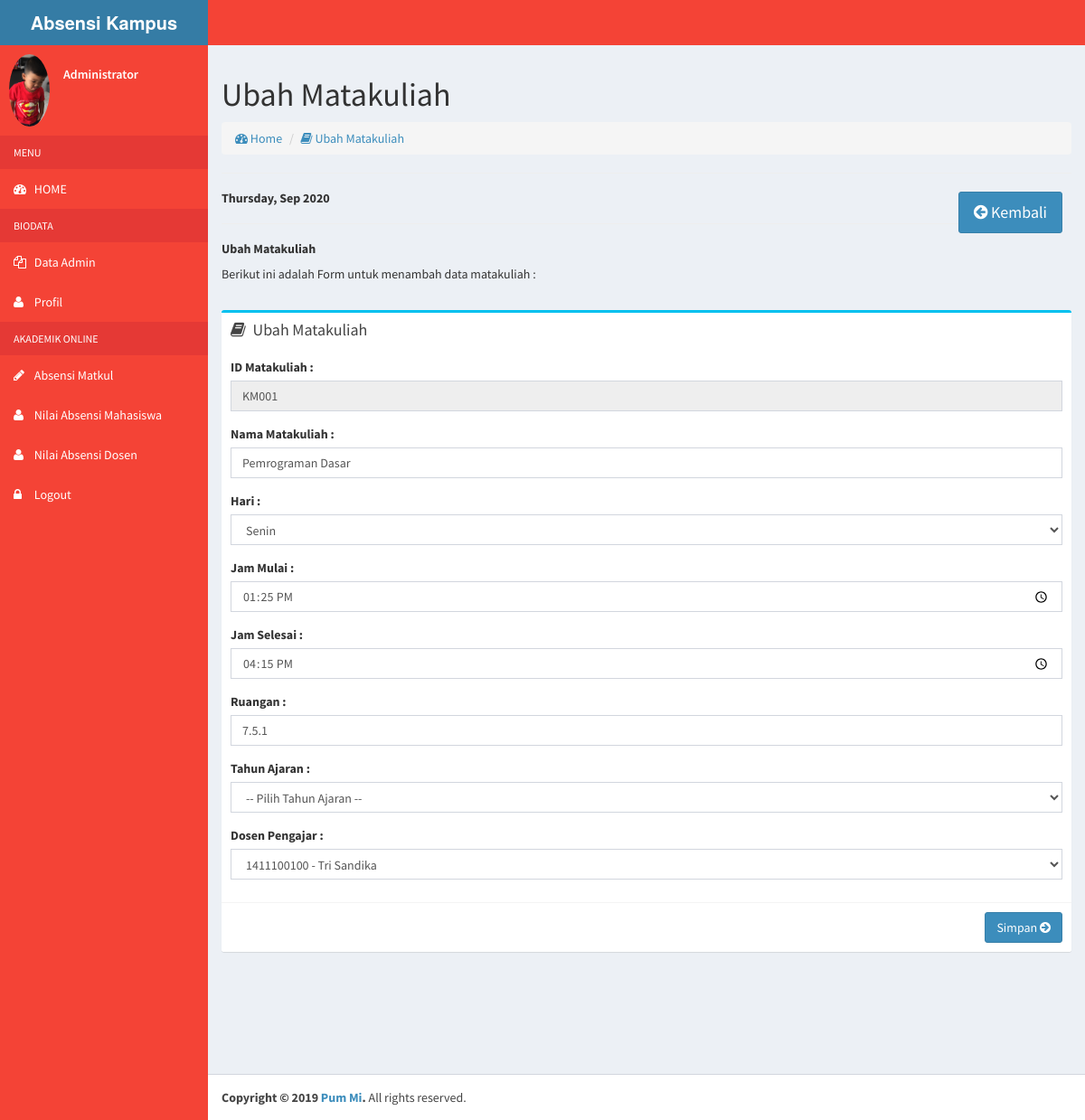
Screenshot of /kajur/dashboard/index.php?page=12&&id_matkul=KM001 (signed in) with the database file from the repository.
### tables this page shows
CREATE TABLE `matkul` (
  `id_matkul` char(5) NOT NULL DEFAULT '',
  `nm_matkul` varchar(50) NOT NULL DEFAULT '',
  `hari` varchar(20) NOT NULL DEFAULT '',
  `jam_mulai` time NOT NULL,
  `jam_selesai` time NOT NULL,
  `ruangan` varchar(20) NOT NULL DEFAULT '',
  `nid` char(10) NOT NULL DEFAULT ''
);

### kajur/include/ubah_matkul.php (the view, shortened to what this page needs)
        <h1>
          Ubah Matakuliah
        </h1>
        <ol class="breadcrumb">
          <li><a href="#"><i class="fa fa-dashboard"></i> Home</a></li>
          <li><a href="#"><i class="fa fa-book"></i> Ubah Matakuliah</a></li>
        </ol>
<hr>
  <a href="index.php?page=10" class="btn btn-primary btn-lg" style="margin-right:10px;float:right;"><i class="fa fa-arrow-circle-left"></i> Kembali</a>
<h5><b><?php echo date("l, M Y"); ?></b></h5>
<hr>
<h5><b>Ubah Matakuliah</b></h5>
<p>Berikut ini adalah Form untuk menambah data matakuliah :
</p>
<br>
  <?php
      $query = mysqli_query($conn,"SELECT * FROM matkul WHERE id_matkul='$id_matkul'");
      if ($query) {
        $rows = mysqli_fetch_array($query);
        $hri = $rows['hari'];
        switch ($hri) {
          case 'Senin':
            $include1 = "selected";
            break;
        }
      }else echo mysqli_error($conn);
  ?>
            <div class="box box-info">
              <div class="box-header">
                <i class="fa fa-book"></i>
                <h3 class="box-title">Ubah Matakuliah</h3>
              </div>
              <div class="box-body">
                <form action="" method="post">
                  <div class="form-group">
                    <label for="">ID Matakuliah : </label>
                    <input type="text" class="form-control" readonly="readonly" name="id_matkul" id="id_matkul" placeholder="ID Matakuliah" value="<?php echo $rows['id_matkul']; ?>">
                  </div>
                  <div class="form-group">
                    <label for="">Nama Matakuliah : </label>
                    <input type="text" class="form-control" name="nm_matkul" id="nm_matkul" placeholder="Nama Matakuliah" value="<?php echo $rows['nm_matkul']; ?>">
                  </div>
                  <div class="form-group">
                    <label for="">Hari : </label>
                    <select name="hari" id="hari" class="form-control">
                      <option value="Senin" <?php echo $include1; ?>>Senin</option>
                    </select>
                  </div>
                  <div class="form-group">
                    <label for="">Jam Mulai : </label>
                    <input type="time" class="form-control" name="jam_mulai" id="jam_mulai" placeholder="Jam Mulai" value="<?php echo $rows['jam_mulai']; ?>">
                  </div>
                  <div class="form-group">
                    <label for="">Jam Selesai : </label>
                    <input type="time" class="form-control" name="jam_selesai" id="jam_selesai" placeholder="Jam Selesai" value="<?php echo $rows['jam_selesai']; ?>">
                  </div>
                  <div class="form-group">
                    <label for="">Ruangan : </label>
                    <input type="text" class="form-control" name="ruang" id="ruang" placeholder="Ruangan" value="<?php echo $rows['ruangan']; ?>">
                  </div>
                  <div class="form-group">
                    <label for="">Tahun Ajaran : </label>
                    <select name="ta" id="ta" class="form-control">
                      <option value="" disabled selected>-- Pilih Tahun Ajaran --</option>
                    </select>
                  </div>
                  <div class="form-group">
                    <label for="">Dosen Pengajar : </label>
                    <select name="dosen" id="dosen" class="form-control">
                      <?php
                      $query = mysqli_query($conn,"SELECT * FROM dosen");
                      if ($query) {
                        while ($rowss = mysqli_fetch_array($query)) {
                          $selected = "";
                          if ($rows['nid'] == $rowss['nid']) {
                            $selected = "selected";
                          }
                      ?>
                      <option value="<?php echo $rowss['nid']; ?>" <?php echo $selected; ?>><?php echo $rowss['nid']; ?> - <?php echo $rowss['nm_dosen']; ?></option>
                      <?php
                        }
                      }
                      ?>
                    </select>
                  </div>
              </div>
              <div class="box-footer clearfix">
                <button class="pull-right btn btn-primary" name="simpan">Simpan <i class="fa fa-arrow-circle-right"></i></button>
              </div>
            </div>

### kajur/dashboard/index.php (shortened to what this page needs)
<?php
      include "../../koneksi/koneksi.php";
      $username = $_SESSION['admin'];
      $query = mysqli_query($conn,"SELECT * FROM admin where username='$username'");
      if ($query) {
        $data = mysqli_fetch_array($query);
      }
                $active1 = "";
                $active2 = "";
                $active3 = "";
                $includeVal = "";
                if (isset($_GET['page'])) {
                    $page = $_GET['page'];
                    switch ($page) {
                    case '12':
                      $includeVal = "../include/ubah_matkul.php";
                      $id_matkul = $_GET['id_matkul'];
                      break;
                  }
                }else{
                  $active1 = "active";
                  $includeVal = "../include/home.php";
                }
?>
<!DOCTYPE html>
<html>
  <head>
    <link rel="stylesheet" href="../../bootstrap/css/bootstrap.min.css">
    <link rel="stylesheet" href="../../font/css/font-awesome.min.css">
    <link rel="stylesheet" href="https://code.ionicframework.com/ionicons/2.0.1/css/ionicons.min.css">
    <link rel="stylesheet" href="../../dist/css/AdminLTE.min.css">
    <link rel="stylesheet" href="../../dist/css/skins/_all-skins.min.css">
    <link rel="stylesheet" href="../../plugins/datatables/jquery.dataTables.css">
    <link rel="stylesheet" href="../../plugins/iCheck/flat/blue.css">
    <link rel="stylesheet" href="../../plugins/select2/select2.min.css">
    <link rel="stylesheet" href="../../plugins/morris/morris.css">
    <link rel="stylesheet" href="../../plugins/jvectormap/jquery-jvectormap-1.2.2.css">
    <link rel="stylesheet" href="../../plugins/datepicker/datepicker3.css">
    <link rel="stylesheet" href="../../plugins/timepicker/bootstrap-timepicker.css">
    <link rel="stylesheet" href="../../plugins/daterangepicker/daterangepicker-bs3.css">
    <link rel="stylesheet" href="../../plugins/bootstrap-wysihtml5/bootstrap3-wysihtml5.min.css">
    <link rel="stylesheet" type="text/css" href="../../plugins/bootstrap-combobox-master/css/bootstrap-combobox.css">
  </head>
  <body class="hold-transition skin-blue sidebar-mini">
    <div class="wrapper">
      <header class="main-header">
        <a href="index2.html" class="logo">
          <span class="logo-lg"><b>Absensi Kampus </b></span>
        </a>
        <nav class="navbar navbar-static-top" role="navigation">
        </nav>
      </header>
      <aside class="main-sidebar">
        <section class="sidebar">
          <div class="user-panel">
            <div class="pull-left image">
              <img src="<?php
            if ($data['foto']=='') {
              echo '../images/dp.png';
            }else{
              echo "../images/$data[foto]";
            }
          ?>" class="img-circle" alt="$data['nama_admin']">
            </div>
            <div class="pull-left info">
              <p><?php echo $data['nama_admin']; ?></p>
            </div>
          </div>
          <ul class="sidebar-menu">
            <li class="header">MENU</li>
            <li class="<?php echo $active1; ?> treeview">
              <a href="index.php?page=1">
                <i class="fa fa-dashboard"></i> <span>HOME</span></i>
              </a>
            </li>
            <li class="header">BIODATA</li>
            <li class="<?php echo $active2; ?> treeview">
              <a href="index.php?page=2">
                <i class="fa fa-files-o"></i>
                <span>Data Admin</span>
              </a>
            </li>
            <li class="<?php echo $active3; ?> treeview">
              <a href="index.php?page=3">
                <i class="fa fa-user"></i> <span>Profil</span>
              </a>
            </li>
            <li class="header">AKADEMIK ONLINE</li>
            <li class="<?php echo $active7; ?> treeview">
              <a href="index.php?page=13">
                <i class="fa fa-pencil"></i> <span>Absensi Matkul</span>
              </a>
            </li>
            <li class="<?php echo $active8; ?> treeview">
              <a href="index.php?page=16">
                <i class="fa fa-user"></i> <span>Nilai Absensi Mahasiswa</span>
              </a>
            </li>
            <li class="<?php echo $active9; ?> treeview">
              <a href="index.php?page=19">
                <i class="fa fa-user"></i> <span>Nilai Absensi Dosen</span>
              </a>
            </li>
            <li class="treeview">
              <a href="logout.php">
                <i class="fa fa-lock"></i> <span>Logout</span>
              </a>
            </li>
          </ul>
        </section>
      </aside>
      <div class="content-wrapper">
        <section class="content">
          <div class="row">
            <section class="col-lg-12 connectedSortable">
              <?php
                include "$includeVal";
              ?>
            </section>
            <section class="col-lg-5 connectedSortable">
            </section>
          </div>
        </section>
      </div>
      <footer class="main-footer">
        <strong>Copyright &copy; 2019 <a href="polinela.ac.id">Pum Mi</a>.</strong> All rights reserved.
      </footer>
    </div>
  </body>
</html>

### kajur/dashboard/index.php (style rules this page uses)
.skin-blue .main-header .navbar { background-color: #F44336; }
.skin-blue .main-header .logo { background-color: #E53935; color: #fff; border-bottom: 0 solid transparent; }
.skin-blue .wrapper, .skin-blue .main-sidebar, .skin-blue .left-side { background-color: #F44336; }
.skin-blue .sidebar a { color: #fff; }
.skin-blue .sidebar-menu>li.header { color: #fff; background: #E53935; }
.skin-blue .sidebar-menu>li>a { border-left: 0px solid transparent; }
.user-panel>.info { padding-top: 15px; }

### rows the page displays
matkul: id_matkul "KM001", nm_matkul "Pemrograman Dasar", jam_mulai "13:25:00", jam_selesai "16:15:00", ruang "7.5.1"

### other values shown
$data['nama_admin'] "Administrator"
form field dosen "1411100100 - Tri Sandika"
